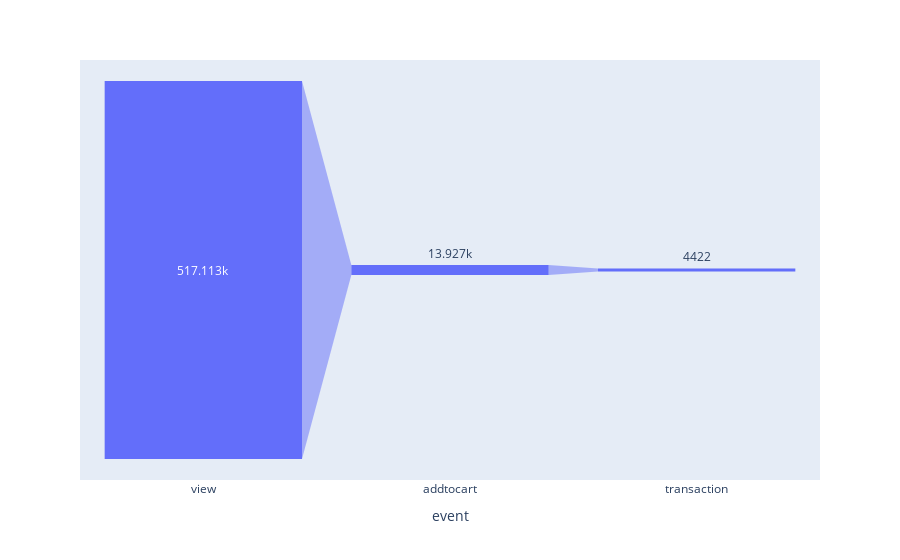

Notebook code cell kept with this figure:
### Code cell
#Membuat  funnel chart untuk transaksi 1 bulan pertama
import plotly.express as px
df_plot_funnel_last = rekap_harian_total.query("date_key>'2015-08-18'")[funnel_cols].sum(axis=0).to_frame('count').reset_index()
fig = px.funnel(df_plot_funnel_last,y='count', x='event')
fig.show()

### Figure 1 — Plotly figure (JSON) as saved in the notebook; plotly's stock layout.template omitted (floating-point values rounded to 4 significant figures)
{"data": [{"hovertemplate": "event=%{x}<br>count=%{y}<extra></extra>", "legendgroup": "", "marker": {"color": "#636efa"}, "name": "", "orientation": "v", "showlegend": false, "type": "funnel", "x": ["view", "addtocart", "transaction"], "xaxis": "x", "y": [517113, 13927, 4422], "yaxis": "y"}], "layout": {"autosize": true, "legend": {"tracegroupgap": 0}, "margin": {"t": 60}, "xaxis": {"anchor": "y", "autorange": true, "domain": [0, 1], "range": [-0.5, 2.5], "title": {"text": "event"}, "type": "category"}, "yaxis": {"anchor": "x", "autorange": true, "domain": [0, 1], "range": [-287285, 287285], "title": {"text": "count"}, "type": "linear"}}}
